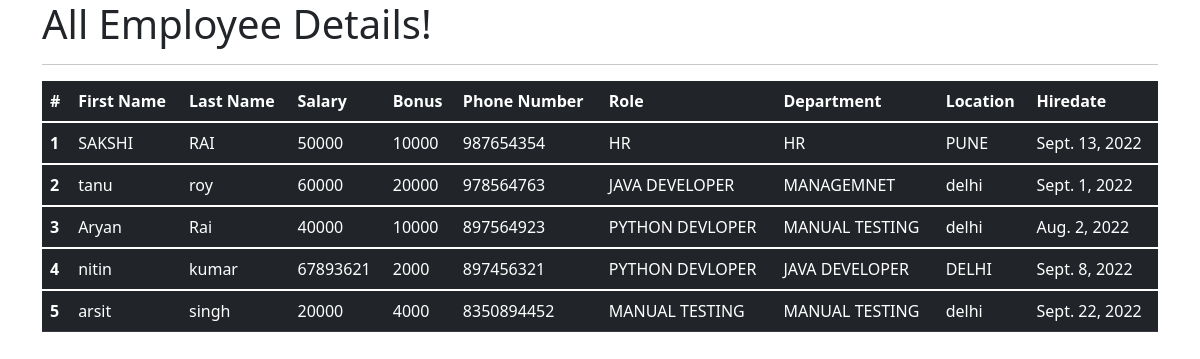
The app's page /all_emp with its own data.
### emp_app/models.py (models this page shows, shortened)
class Employee(models.Model):
    first_name = models.CharField(max_length=100, null=False)
    last_name = models.CharField(max_length=100)
    dept = models.ForeignKey(Department, on_delete=models.CASCADE)
    salary = models.IntegerField(default=0)
    bonus = models.IntegerField(default=0)
    role = models.ForeignKey(Role, on_delete=models.CASCADE)
    phone = models.IntegerField(default=0)
    hire_date = models.DateField()
    def __str__(self):
        return "%s %s %s" %(self.first_name, self.last_name, self.phone)

class Role(models.Model):
    name = models.CharField(max_length=100, null=False)

class Department(models.Model):
    name = models.CharField(max_length=100,null=False)
    location = models.CharField(max_length=100)

### emp_app/views.py (the view)
# urls.py: path('all_emp', views.all_emp, name='all_emp'),
def all_emp(request):
    emps = Employee.objects.all()
    context = {
        'emps': emps
    }
    print(context)
    return render(request, 'view_all_emp.html',context)

### emp_app/templates/view_all_emp.html (shortened to what this page needs)
<!DOCTYPE html>
<html lang="en">
<head>
  <link href="https://cdn.jsdelivr.net/npm/bootstrap@5.1.3/dist/css/bootstrap.min.css" rel="stylesheet">
</head>
  <body>
  <div class="container">
          <h1>All Employee Details!</h1>
      <hr>
     <table class="table table-dark">
  <thead>
    <tr>
      <th scope="col">#</th>
      <th scope="col">First Name</th>
      <th scope="col">Last Name</th>
      <th scope="col">Salary</th>
      <th scope="col">Bonus</th>
      <th scope="col">Phone Number</th>
      <th scope="col">Role</th>
      <th scope="col">Department</th>
      <th scope="col">Location</th>
      <th scope="col">Hiredate</th>
    </tr>
  </thead>
         {% for emp in emps %}
  <tbody>
    <tr>
      <th scope="row">{{emp.id}}</th>
      <td>{{emp.first_name}}</td>
      <td>{{emp.last_name}}</td>
      <td>{{emp.salary}}</td>
      <td>{{emp.bonus}}</td>
      <td>{{emp.phone}}</td>
      <td>{{emp.role.name}}</td>
      <td>{{emp.dept.name}}</td>
      <td>{{emp.dept.location}}</td>
      <td>{{emp.hire_date}}</td>
    </tr>
  </tbody>
         {% endfor %}
</table>
  </div>
  </body>
</html>

### records on screen
Employee: id "1", first_name "SAKSHI", last_name "RAI", salary "50000", bonus "10000", phone "987654354", role.name "HR", dept.name "HR", dept.location "PUNE", hire_date "Sept. 13, 2022"
Employee: id "2", first_name "tanu", last_name "roy", salary "60000", bonus "20000", phone "978564763", role.name "JAVA DEVELOPER", dept.name "MANAGEMNET", dept.location "delhi", hire_date "Sept. 1, 2022"
Employee: id "3", first_name "Aryan", last_name "Rai", salary "40000", bonus "10000", phone "897564923", role.name "PYTHON DEVLOPER", dept.name "MANUAL TESTING", dept.location "delhi", hire_date "Aug. 2, 2022"
Employee: id "4", first_name "nitin", last_name "kumar", salary "67893621", bonus "2000", phone "897456321", role.name "PYTHON DEVLOPER", dept.name "JAVA DEVELOPER", dept.location "DELHI", hire_date "Sept. 8, 2022"
Employee: id "5", first_name "arsit", last_name "singh", salary "20000", bonus "4000", phone "8350894452", role.name "MANUAL TESTING", dept.name "MANUAL TESTING", dept.location "delhi", hire_date "Sept. 22, 2022"
